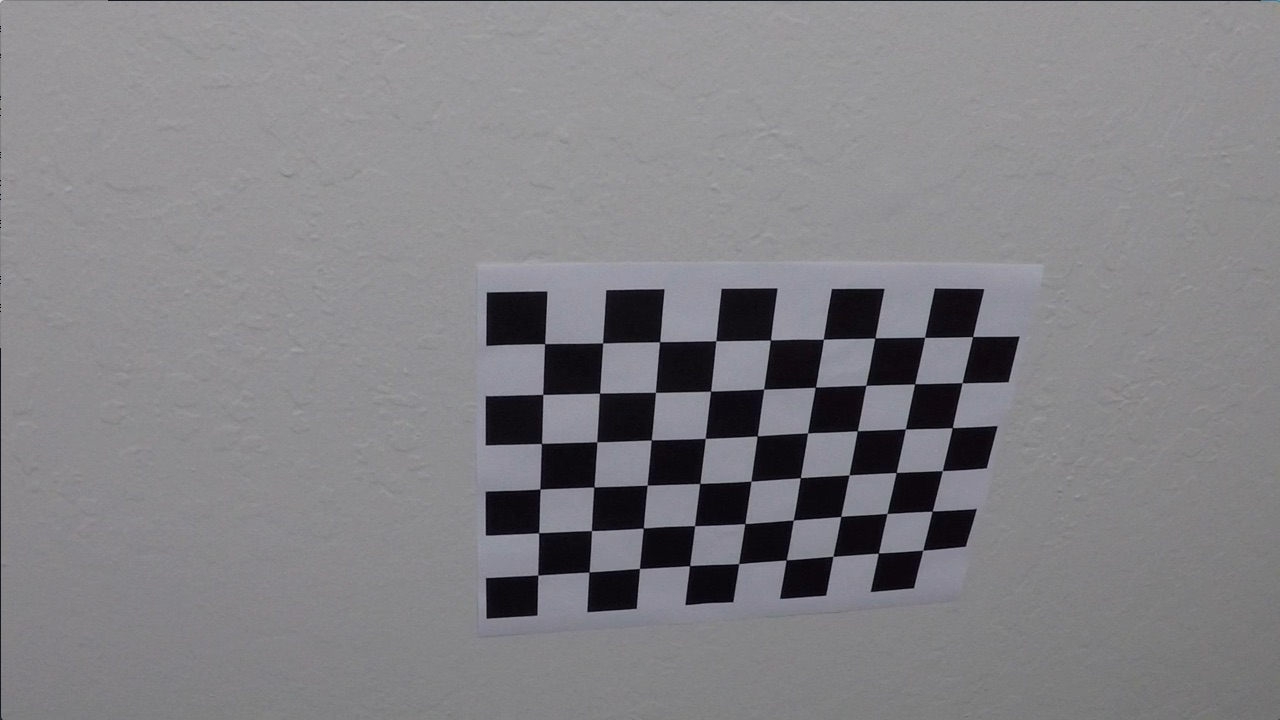
#> input picture chessboard/calibration10.jpg, 1280 x 720 px, given as the content of the folder D:/Do an 3/banco, which was not available
$ python 'camera calibration.py'
#> lines starting #> are read from the running program, lines starting #| are printed output that depends on the picture; after the words box and inside, x2 and y2 are one past the last pixel; in counts of white or black regions, pixels touching at a corner belong together; pictures that were not available may be replaced by others from this repository, and a replacement may not be noted
import cv2
import numpy as np
import glob

### Chinh meo

criteria = (cv2.TERM_CRITERIA_EPS + cv2.TERM_CRITERIA_MAX_ITER, 30, 0.001)
objp = np.zeros((6 * 9, 3), np.float32)
objp[:, :2] = np.mgrid[0:9, 0:6].T.reshape(-1, 2)
objpoints = []
imgpoints = []
images = glob.glob('D:/Do an 3/banco/*.jpg')
cnt = 0
for fname in images:
    img = cv2.imread(fname)
#> img is the input picture: shape (720, 1280, 3); mean B, G, R 133.1, 129.4, 130.2
    img_size = (img.shape[1], img.shape[0])
#> img_size = (1280, 720)
    gray = cv2.cvtColor(img, cv2.COLOR_BGR2GRAY)
    ret, corners = cv2.findChessboardCorners(gray, (9, 6), None)
#> ret = True; corners = 54 rows, first 8: [545.3, 343.1], [602.7, 342.8], [660.1, 341.3], [715.8, 340.7], [770.6, 340], [823.5, 339.2], [874.3, 338.5], [925.1, 337.4]
    if ret == True:
        objpoints.append(objp)
        corners2 = cv2.cornerSubPix(gray, corners, (11, 11), (-1, -1), criteria)
#> corners2 = 54 rows, first 8: [544.6, 343.6], [602.6, 343], [659.6, 341.7], [715.8, 340.7], [770.4, 339.9], [823.4, 339.3], [874.9, 337.9], [924.6, 337.3]
        imgpoints.append(corners2)
        cv2.drawChessboardCorners(img, (9, 6), corners2, ret)
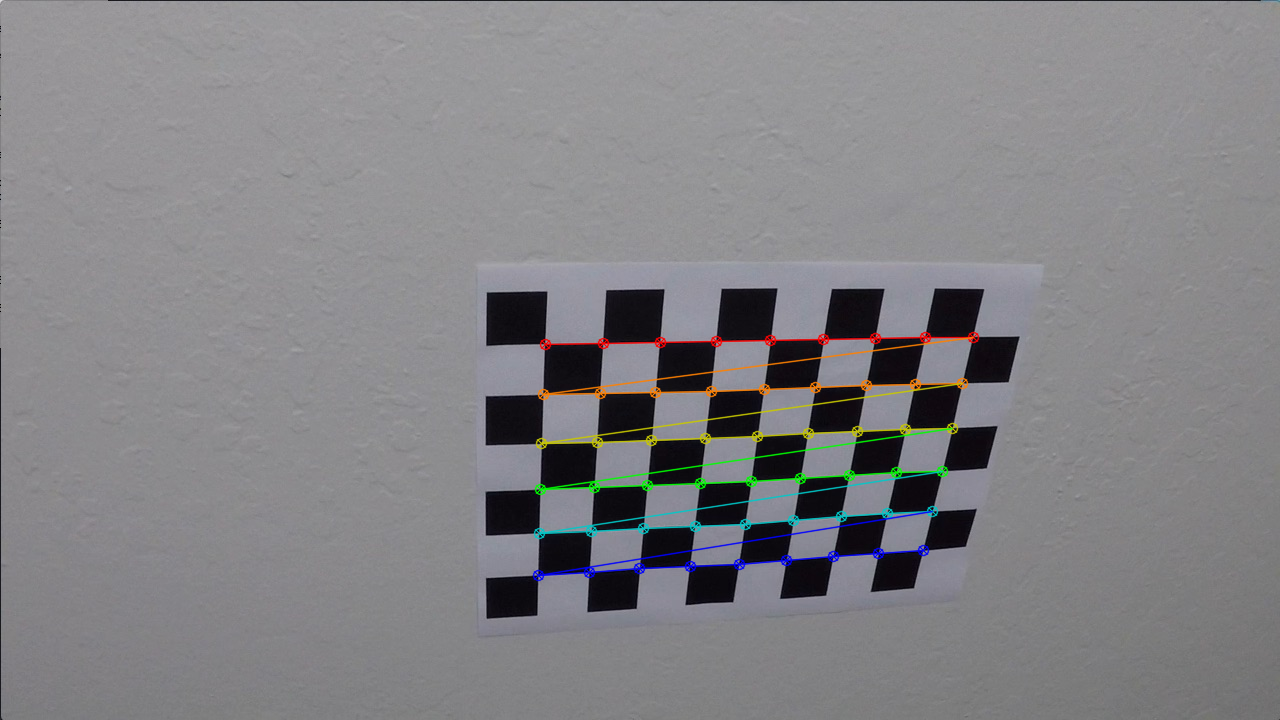
#> img: shape (720, 1280, 3); 1.92% of pixels changed, all inside (x1, y1, x2, y2) = (532, 331, 980, 582)
        cnt += 1
image= cv2.imread ('D:/Do an 3/banco/calibration1.jpg')
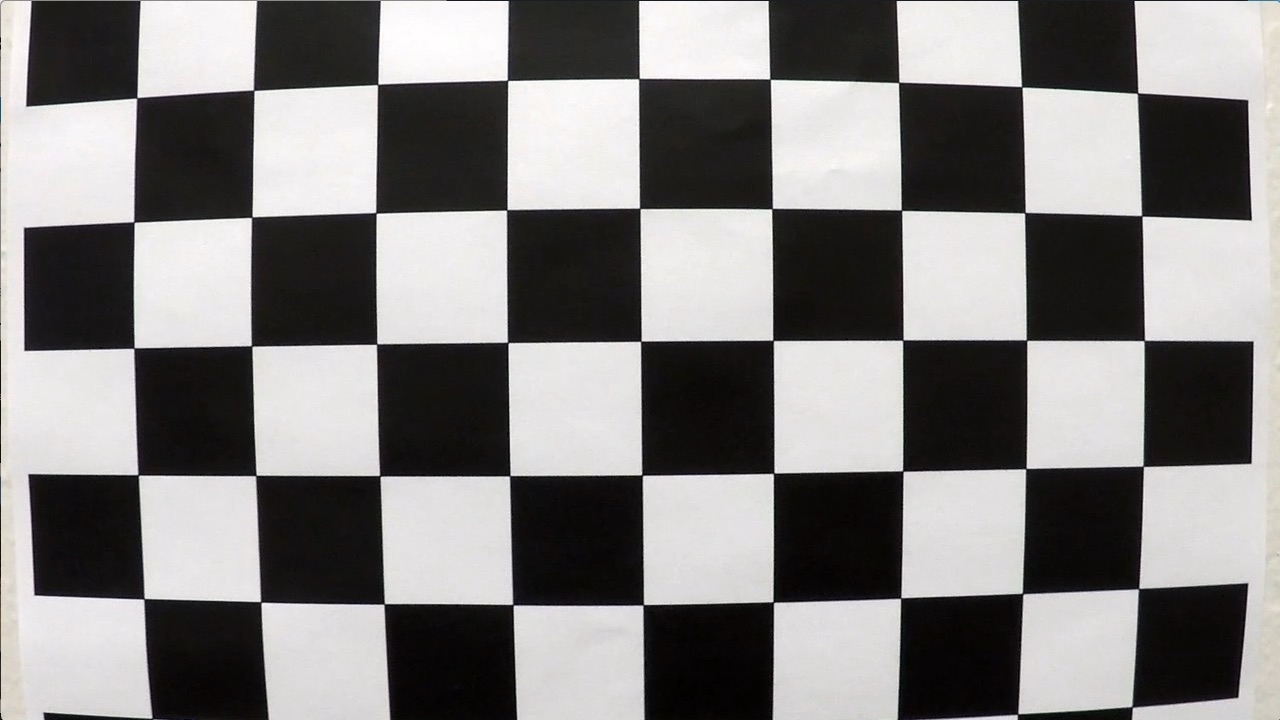
#> input picture chessboard/calibration1.jpg, 1280 x 720 px, given as the content of the folder D:/Do an 3/banco, which was not available
#> image is the input picture: shape (720, 1280, 3); mean B, G, R 127.8, 128.4, 130.1
ret, mtx, dist, rvecs, tvecs = cv2.calibrateCamera(objpoints, imgpoints, gray.shape[::-1], None, None)
#> ret = 0.409; mtx = [[1219.3, 0, 679.7], [0, 1242.7, 348], [0, 0, 1]]; dist = [[-0.865, 12.71, -0.00199, -0.0099, -76.42]]; rvecs = ([0.512, -0.209, 0.0358],); tvecs = ([-2.3, -0.0691, 20.64],)
image = cv2.undistort(image, mtx, dist, None, mtx)
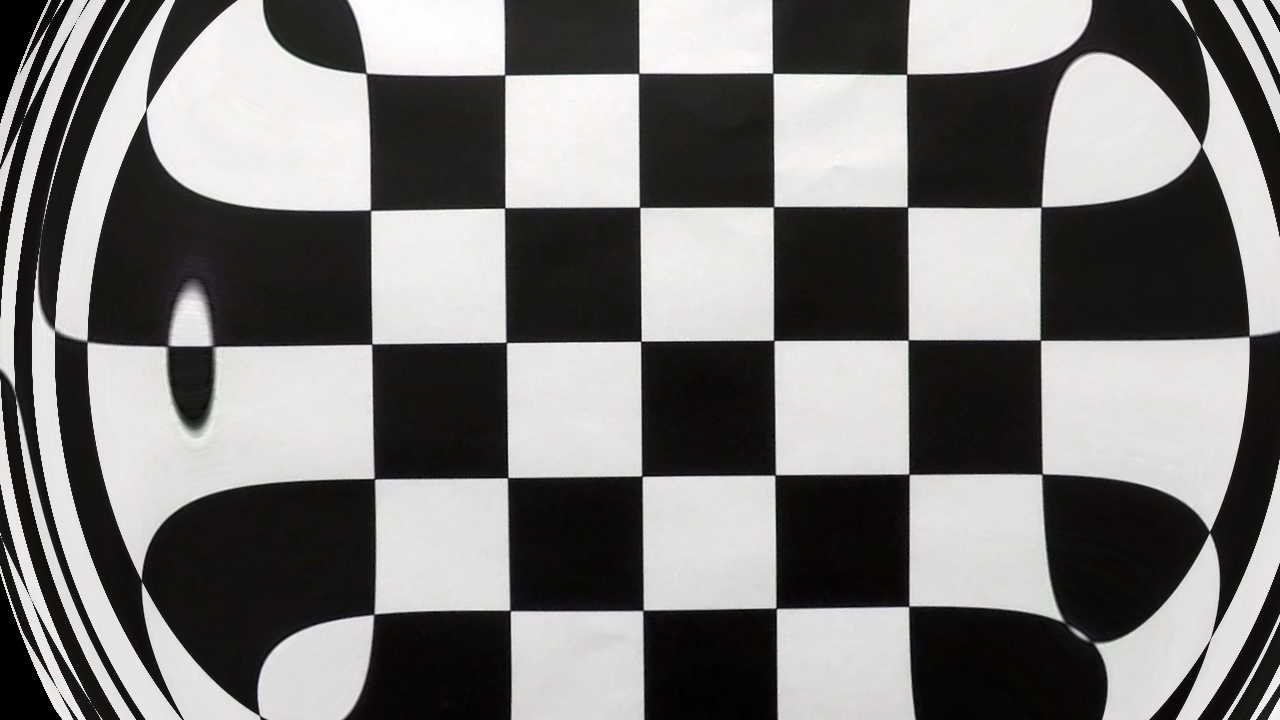
#> image: shape (720, 1280, 3); mean B, G, R 121.1, 121.7, 123.3
